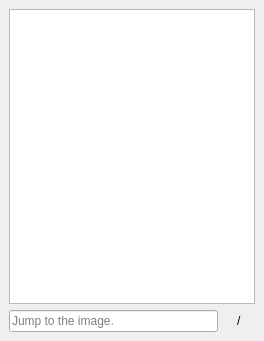
<?xml version="1.0" encoding="UTF-8"?>
<ui version="4.0">
 <class>Form</class>
 <widget class="QWidget" name="Form">
  <property name="geometry">
   <rect>
    <x>0</x>
    <y>0</y>
    <width>264</width>
    <height>341</height>
   </rect>
  </property>
  <property name="windowTitle">
   <string>Form</string>
  </property>
  <layout class="QVBoxLayout" name="verticalLayout">
   <property name="spacing">
    <number>6</number>
   </property>
   <property name="leftMargin">
    <number>9</number>
   </property>
   <property name="topMargin">
    <number>9</number>
   </property>
   <property name="rightMargin">
    <number>9</number>
   </property>
   <property name="bottomMargin">
    <number>9</number>
   </property>
   <item>
    <widget class="QListWidget" name="listWidget"/>
   </item>
   <item>
    <widget class="QWidget" name="widget_num" native="true">
     <layout class="QHBoxLayout" name="horizontalLayout">
      <property name="leftMargin">
       <number>0</number>
      </property>
      <property name="topMargin">
       <number>0</number>
      </property>
      <property name="rightMargin">
       <number>0</number>
      </property>
      <property name="bottomMargin">
       <number>0</number>
      </property>
      <item>
       <widget class="QLineEdit" name="lineEdit_jump">
        <property name="toolTip">
         <string>Jump to the image. Input name or index.</string>
        </property>
        <property name="placeholderText">
         <string>Jump to the image.</string>
        </property>
       </widget>
      </item>
      <item>
       <widget class="QLabel" name="label_current">
        <property name="text">
         <string/>
        </property>
       </widget>
      </item>
      <item>
       <widget class="QLabel" name="label">
        <property name="text">
         <string>/</string>
        </property>
       </widget>
      </item>
      <item>
       <widget class="QLabel" name="label_all">
        <property name="text">
         <string/>
        </property>
       </widget>
      </item>
     </layout>
    </widget>
   </item>
  </layout>
 </widget>
 <resources/>
 <connections/>
</ui>
